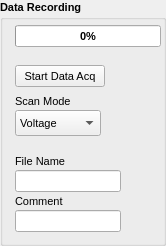
  <widget class="QGroupBox" name="groupBox_DataAcq">
   <property name="geometry">
    <rect>
     <x>810</x>
     <y>335</y>
     <width>166</width>
     <height>246</height>
    </rect>
   </property>
   <property name="sizePolicy">
    <sizepolicy hsizetype="Ignored" vsizetype="Ignored">
     <horstretch>0</horstretch>
     <verstretch>0</verstretch>
    </sizepolicy>
   </property>
   <property name="font">
    <font>
     <family>Tahoma</family>
     <pointsize>8</pointsize>
     <weight>75</weight>
     <bold>true</bold>
    </font>
   </property>
   <property name="title">
    <string>Data Recording</string>
   </property>
   <property name="flat">
    <bool>false</bool>
   </property>
   <widget class="QPushButton" name="btn_startDataAcq">
    <property name="geometry">
     <rect>
      <x>15</x>
      <y>65</y>
      <width>90</width>
      <height>22</height>
     </rect>
    </property>
    <property name="sizePolicy">
     <sizepolicy hsizetype="Fixed" vsizetype="Fixed">
      <horstretch>0</horstretch>
      <verstretch>0</verstretch>
     </sizepolicy>
    </property>
    <property name="minimumSize">
     <size>
      <width>90</width>
      <height>22</height>
     </size>
    </property>
    <property name="font">
     <font>
      <weight>50</weight>
      <bold>false</bold>
     </font>
    </property>
    <property name="text">
     <string>Start Data Acq</string>
    </property>
   </widget>
   <widget class="QComboBox" name="scanModeSelect">
    <property name="geometry">
     <rect>
      <x>15</x>
      <y>110</y>
      <width>86</width>
      <height>26</height>
     </rect>
    </property>
    <property name="sizePolicy">
     <sizepolicy hsizetype="Fixed" vsizetype="Fixed">
      <horstretch>0</horstretch>
      <verstretch>0</verstretch>
     </sizepolicy>
    </property>
    <property name="font">
     <font>
      <weight>50</weight>
      <bold>false</bold>
     </font>
    </property>
    <item>
     <property name="text">
      <string>Voltage</string>
     </property>
    </item>
    <item>
     <property name="text">
      <string>Wavelength</string>
     </property>
    </item>
    <item>
     <property name="text">
      <string>Delay</string>
     </property>
    </item>
    <item>
     <property name="text">
      <string>Detection</string>
     </property>
    </item>
   </widget>
   <widget class="QProgressBar" name="progressBarScan">
    <property name="geometry">
     <rect>
      <x>15</x>
      <y>25</y>
      <width>146</width>
      <height>22</height>
     </rect>
    </property>
    <property name="value">
     <number>0</number>
    </property>
    <property name="alignment">
     <set>Qt::AlignBottom|Qt::AlignLeading|Qt::AlignLeft</set>
    </property>
    <property name="textVisible">
     <bool>true</bool>
    </property>
   </widget>
   <widget class="QLabel" name="label_2">
    <property name="geometry">
     <rect>
      <x>15</x>
      <y>155</y>
      <width>91</width>
      <height>13</height>
     </rect>
    </property>
    <property name="font">
     <font>
      <weight>50</weight>
      <bold>false</bold>
     </font>
    </property>
    <property name="text">
     <string>File Name</string>
    </property>
   </widget>
   <widget class="QLabel" name="label_3">
    <property name="geometry">
     <rect>
      <x>15</x>
      <y>95</y>
      <width>91</width>
      <height>13</height>
     </rect>
    </property>
    <property name="font">
     <font>
      <weight>50</weight>
      <bold>false</bold>
     </font>
    </property>
    <property name="text">
     <string>Scan Mode</string>
    </property>
   </widget>
   <widget class="QLineEdit" name="inp_fileName">
    <property name="geometry">
     <rect>
      <x>15</x>
      <y>170</y>
      <width>106</width>
      <height>22</height>
     </rect>
    </property>
    <property name="sizePolicy">
     <sizepolicy hsizetype="Fixed" vsizetype="Fixed">
      <horstretch>0</horstretch>
      <verstretch>0</verstretch>
     </sizepolicy>
    </property>
    <property name="font">
     <font>
      <weight>50</weight>
      <bold>false</bold>
     </font>
    </property>
   </widget>
   <widget class="QLabel" name="label_4">
    <property name="geometry">
     <rect>
      <x>15</x>
      <y>195</y>
      <width>91</width>
      <height>13</height>
     </rect>
    </property>
    <property name="font">
     <font>
      <weight>50</weight>
      <bold>false</bold>
     </font>
    </property>
    <property name="text">
     <string>Comment</string>
    </property>
   </widget>
   <widget class="QLineEdit" name="inp_fileComment">
    <property name="geometry">
     <rect>
      <x>15</x>
      <y>210</y>
      <width>106</width>
      <height>22</height>
     </rect>
    </property>
    <property name="sizePolicy">
     <sizepolicy hsizetype="Fixed" vsizetype="Fixed">
      <horstretch>0</horstretch>
      <verstretch>0</verstretch>
     </sizepolicy>
    </property>
    <property name="font">
     <font>
      <weight>50</weight>
      <bold>false</bold>
     </font>
    </property>
   </widget>
   <zorder>scanModeSelect</zorder>
   <zorder>btn_startDataAcq</zorder>
   <zorder>progressBarScan</zorder>
   <zorder>label_2</zorder>
   <zorder>label_3</zorder>
   <zorder>inp_fileName</zorder>
   <zorder>label_4</zorder>
   <zorder>inp_fileComment</zorder>
  </widget>
